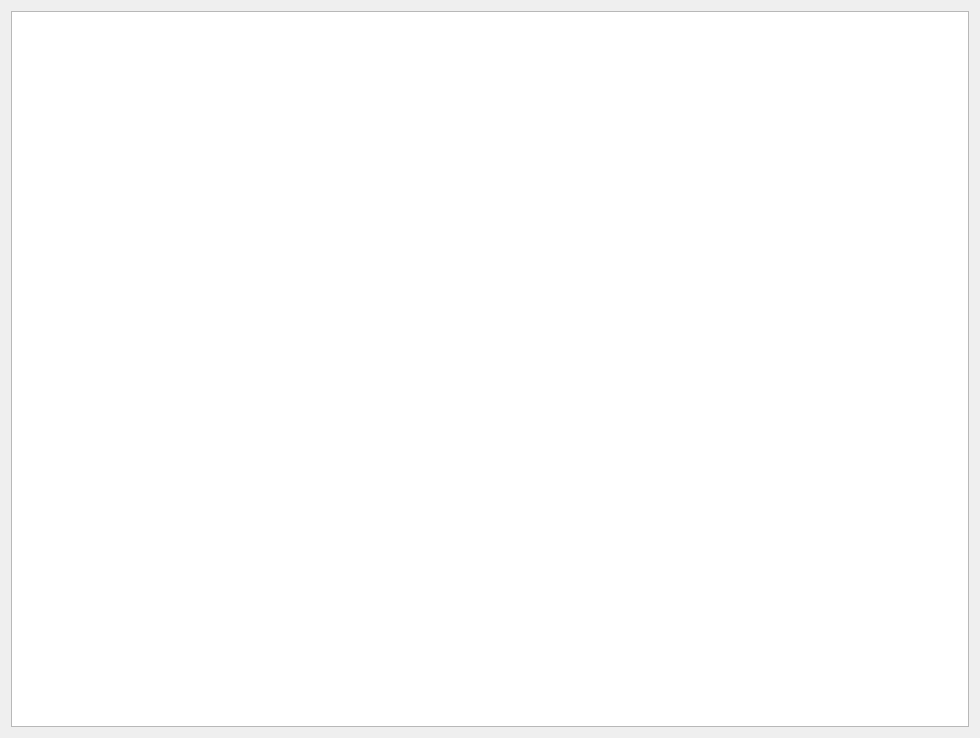
<?xml version="1.0" encoding="UTF-8"?>
<ui version="4.0">
 <class>Mychart</class>
 <widget class="QWidget" name="Mychart">
  <property name="geometry">
   <rect>
    <x>0</x>
    <y>0</y>
    <width>980</width>
    <height>738</height>
   </rect>
  </property>
  <property name="windowTitle">
   <string>Form</string>
  </property>
  <layout class="QVBoxLayout" name="verticalLayout_2">
   <item>
    <layout class="QVBoxLayout" name="verticalLayout">
     <item>
      <widget class="QChartView" name="graphicsView"/>
     </item>
    </layout>
   </item>
  </layout>
 </widget>
 <customwidgets>
  <customwidget>
   <class>QChartView</class>
   <extends>QGraphicsView</extends>
   <header>qchartview.h</header>
  </customwidget>
 </customwidgets>
 <resources/>
 <connections/>
</ui>
